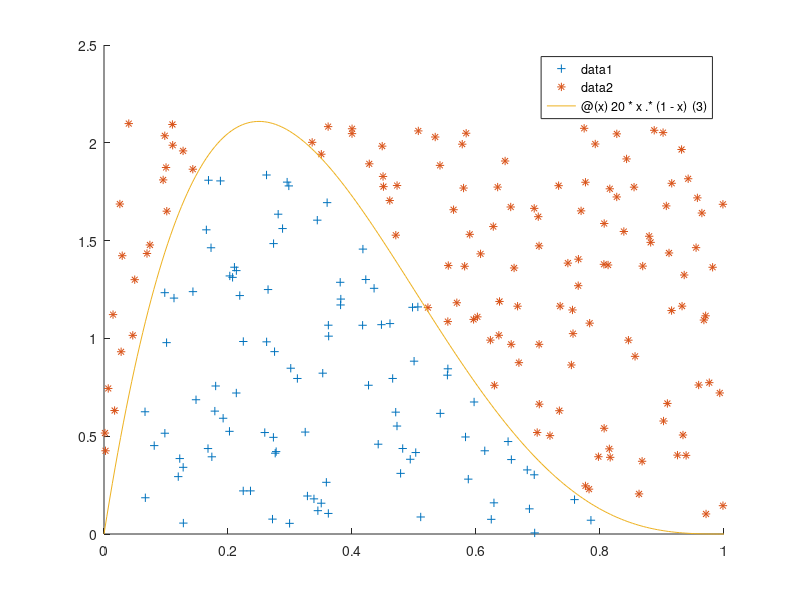

MATLAB code for this plot:
% Example 4.4

clear all;close all;
c = 2.109;
n=100;
x = zeros(1,n);  					
xy = zeros(1,n);						
rej = zeros(1,n);						
rejy = zeros(1,n); 
irv=1;			
irej=1;
while irv <= n
   y = rand(1);  
   u = rand(1);  
   if u <= 20*y*(1-y)^(3)/c;
      x(irv)=y;
      xy(irv) = u*c;
      irv=irv+1
   else
             rej(irej)= y;
      rejy(irej) = u*c; 
      irej = irej + 1
   end
end
hold on
plot(x,xy,'+')
plot(rej,rejy,'*')
fplot(@(x) 20*x.*(1-x)^(3), [0 1])
hold off